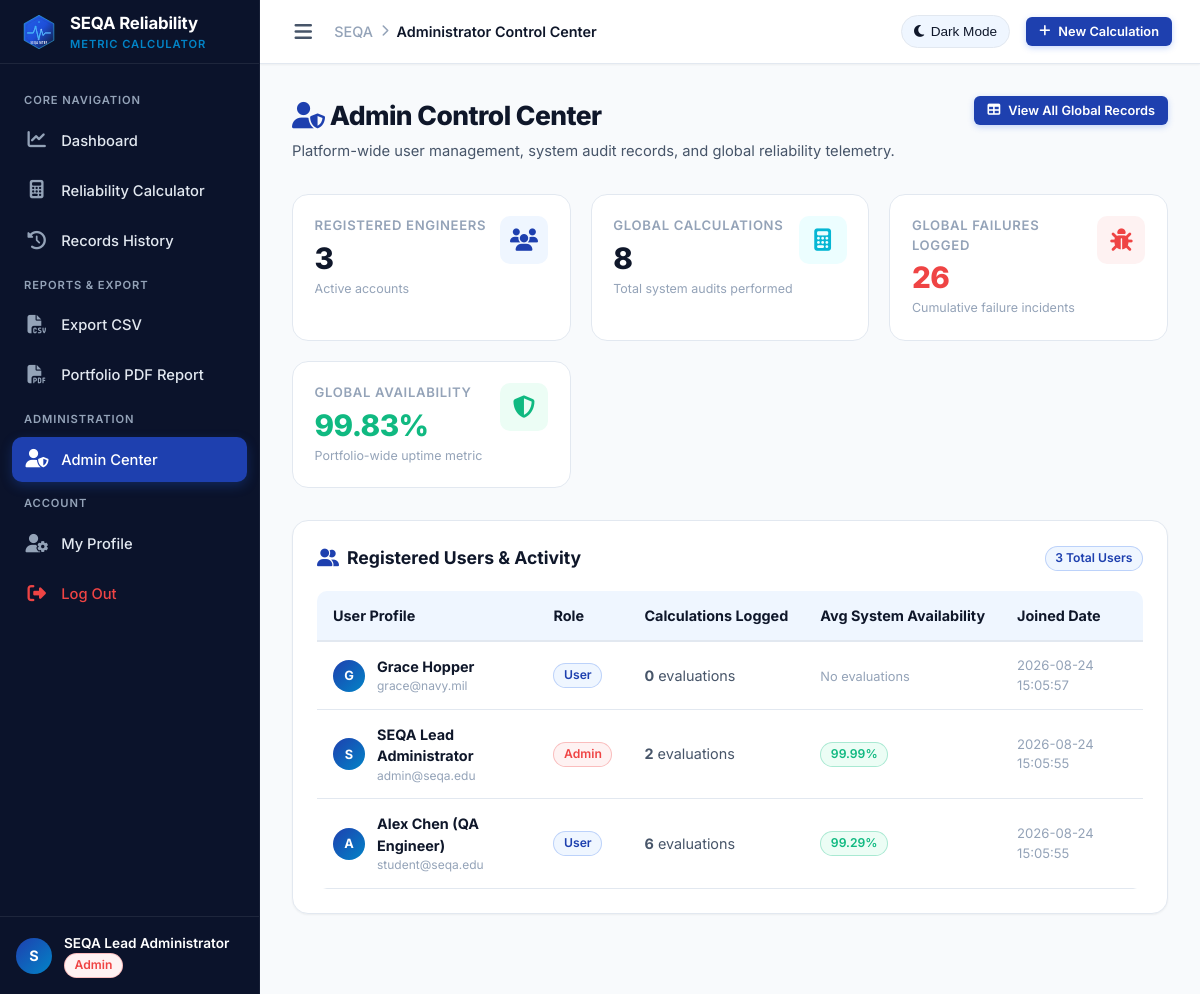
The page /admin (signed in) on the database its author committed.
### tables this page shows
CREATE TABLE users (
            id INTEGER PRIMARY KEY AUTOINCREMENT,
            name TEXT NOT NULL,
            email TEXT UNIQUE NOT NULL,
            password TEXT NOT NULL,
            role TEXT DEFAULT 'user',
            created_at TIMESTAMP DEFAULT CURRENT_TIMESTAMP
        );

### routes.py (the view)
@main_bp.route('/admin')
@admin_required
def admin_panel():
    users = models.list_all_users()
    stats = models.get_summary_stats()
    total_records = models.count_records()
    recent_records = models.get_records(limit=10)
    return render_template(
        'admin.html',
        users=users,
        stats=stats,
        total_records=total_records,
        recent_records=recent_records
    )

### models.py (called while the page is built)
def get_db(db_path=None):
    path = db_path or DB_FILE
    conn = sqlite3.connect(path)
    conn.row_factory = sqlite3.Row
    conn.execute("PRAGMA foreign_keys = ON")
    return conn

def get_user_by_id(user_id, db_path=None):
    conn = get_db(db_path)
    cursor = conn.cursor()
    cursor.execute("SELECT * FROM users WHERE id = ?", (user_id,))
    user = cursor.fetchone()
    conn.close()
    return user

def list_all_users(db_path=None):
    conn = get_db(db_path)
    cursor = conn.cursor()
    cursor.execute("""
        SELECT u.id, u.name, u.email, u.role, u.created_at,
               COUNT(r.id) AS record_count,
               AVG(r.availability) AS avg_user_availability
        FROM users u
        LEFT JOIN reliability_records r ON u.id = r.user_id
        GROUP BY u.id
        ORDER BY u.created_at DESC
    """)
    users = cursor.fetchall()
    conn.close()
    return users

def count_records(user_id=None, search=None, category=None, db_path=None):
    conn = get_db(db_path)
    cursor = conn.cursor()
    query = "SELECT COUNT(*) AS total FROM reliability_records r WHERE 1=1"
    params = []
    if user_id is not None:
        query += " AND r.user_id = ?"
        params.append(user_id)
    if search:
        query += " AND (r.system_name LIKE ? OR r.notes LIKE ? OR r.category LIKE ?)"
        pattern = f"%{search.strip()}%"
        params.extend([pattern, pattern, pattern])
    if category and category != 'All':
        query += " AND r.category = ?"
        params.append(category.strip())
    cursor.execute(query, params)
    total = cursor.fetchone()['total']
    conn.close()
    return total

### routes.py (called while the page is built)
def admin_required(f):
    @wraps(f)
    def decorated_function(*args, **kwargs):
        if 'user_id' not in session:
            flash("Please log in to access this page.", "warning")
            return redirect(url_for('main.login'))
        if session.get('user_role') != 'admin':
            flash("Access denied. Admin privileges are required.", "danger")
            return redirect(url_for('main.dashboard'))
        return f(*args, **kwargs)
    return decorated_function

@main_bp.app_context_processor
def inject_global_vars():
    user = None
    if 'user_id' in session:
        user = models.get_user_by_id(session['user_id'])
    return {
        'current_user': user,
        'current_year': datetime.now().year,
        'app_name': "Software Reliability Metric Calculator",
        'subject_code': "SEQA - CS601"
    }

### templates/admin.html (shortened to what this page needs)
{% extends "base.html" %}
{% block page_name %}Administrator Control Center{% endblock %}
{% block content %}
<div class="page-header">
  <div>
    <h1 class="page-title"><i class="fas fa-user-shield" style="color: var(--primary);"></i> Admin Control Center</h1>
    <p class="page-subtitle">Platform-wide user management, system audit records, and global reliability telemetry.</p>
  </div>
  <div>
    <a href="{{ url_for('main.history', view_all=1) }}" class="btn btn-primary btn-sm">
      <i class="fas fa-table"></i> View All Global Records
    </a>
  </div>
</div>
<div class="metrics-grid">
  <div class="stat-card">
    <div class="stat-info">
      <span class="stat-label">Registered Engineers</span>
      <div class="stat-value">{{ users | length }}</div>
      <span class="stat-subtext">Active accounts</span>
    </div>
    <div class="stat-icon-wrapper icon-blue">
      <i class="fas fa-users"></i>
    </div>
  </div>
  <div class="stat-card">
    <div class="stat-info">
      <span class="stat-label">Global Calculations</span>
      <div class="stat-value">{{ total_records }}</div>
      <span class="stat-subtext">Total system audits performed</span>
    </div>
    <div class="stat-icon-wrapper icon-cyan">
      <i class="fas fa-calculator"></i>
    </div>
  </div>
  <div class="stat-card">
    <div class="stat-info">
      <span class="stat-label">Global Failures Logged</span>
      <div class="stat-value" style="color: var(--danger);">{{ stats.total_failures }}</div>
      <span class="stat-subtext">Cumulative failure incidents</span>
    </div>
    <div class="stat-icon-wrapper icon-rose">
      <i class="fas fa-bug"></i>
    </div>
  </div>
  <div class="stat-card">
    <div class="stat-info">
      <span class="stat-label">Global Availability</span>
      <div class="stat-value" style="color: var(--success);">{{ stats.system_wide_availability }}%</div>
      <span class="stat-subtext">Portfolio-wide uptime metric</span>
    </div>
    <div class="stat-icon-wrapper icon-green">
      <i class="fas fa-shield-alt"></i>
    </div>
  </div>
</div>
<div class="card" style="margin-bottom: 2rem;">
  <div class="card-header">
    <h2 class="card-title">
      <i class="fas fa-user-friends"></i> Registered Users & Activity
    </h2>
    <span class="badge badge-primary">{{ users | length }} Total Users</span>
  </div>
  <div class="table-responsive">
    <table class="data-table">
      <thead>
        <tr>
          <th>User Profile</th>
          <th>Role</th>
          <th>Calculations Logged</th>
          <th>Avg System Availability</th>
          <th>Joined Date</th>
        </tr>
      </thead>
      <tbody>
        {% for u in users %}
        <tr>
          <td>
            <div style="display: flex; align-items: center; gap: 0.75rem;">
              <div class="user-avatar-sm" style="width: 32px; height: 32px; font-size: 0.8rem;">
                {{ u.name[0] | upper }}
              </div>
              <div>
                <div style="font-weight: 700; color: var(--text-primary);">{{ u.name }}</div>
                <div style="font-size: 0.75rem; color: var(--text-muted);">{{ u.email }}</div>
              </div>
            </div>
          </td>
          <td>
            <span class="badge {% if u.role == 'admin' %}badge-danger{% else %}badge-primary{% endif %}">
              {{ u.role | capitalize }}
            </span>
          </td>
          <td><b>{{ u.record_count }}</b> evaluations</td>
          <td>
            {% if u.avg_user_availability %}
              <span class="badge {% if u.avg_user_availability >= 99.0 %}badge-success{% else %}badge-warning{% endif %}">
                {{ "%.2f"|format(u.avg_user_availability) }}%
              </span>
            {% else %}
              <span style="color: var(--text-muted); font-size: 0.8rem;">No evaluations</span>
            {% endif %}
          </td>
          <td style="font-size: 0.82rem; color: var(--text-muted);">{{ u.created_at }}</td>
        </tr>
        {% endfor %}
      </tbody>
    </table>
  </div>
</div>
{% endblock %}

### templates/base.html (shortened to what this page needs)
<!DOCTYPE html>
<html lang="en" data-theme="light">
<head>
  <link rel="stylesheet" href="https://cdnjs.cloudflare.com/ajax/libs/font-awesome/6.4.2/css/all.min.css">
  <link rel="stylesheet" href="{{ url_for('static', filename='css/styles.css') }}">
</head>
<body>
  <div class="app-container">
    {% if session.get('user_id') %}
    <aside class="sidebar">
      <div class="sidebar-header">
        <img src="{{ url_for('static', filename='images/logo.svg') }}" alt="SEQA Logo" class="sidebar-logo">
        <div>
          <div class="sidebar-title">SEQA Reliability</div>
          <div class="sidebar-subtitle">Metric Calculator</div>
        </div>
      </div>
      <nav class="sidebar-nav">
        <div class="nav-section-title">Core Navigation</div>
        <a href="{{ url_for('main.dashboard') }}" class="nav-item {% if request.endpoint == 'main.dashboard' %}active{% endif %}">
          <i class="fas fa-chart-line"></i>
          <span>Dashboard</span>
        </a>
        <a href="{{ url_for('main.calculator') }}" class="nav-item {% if request.endpoint == 'main.calculator' %}active{% endif %}">
          <i class="fas fa-calculator"></i>
          <span>Reliability Calculator</span>
        </a>
        <a href="{{ url_for('main.history') }}" class="nav-item {% if request.endpoint == 'main.history' %}active{% endif %}">
          <i class="fas fa-history"></i>
          <span>Records History</span>
        </a>
        <div class="nav-section-title">Reports & Export</div>
        <a href="{{ url_for('main.export_csv') }}" class="nav-item" title="Download entire dataset as CSV">
          <i class="fas fa-file-csv"></i>
          <span>Export CSV</span>
        </a>
        <a href="{{ url_for('main.export_summary_pdf') }}" class="nav-item" title="Generate multi-system audit PDF">
          <i class="fas fa-file-pdf"></i>
          <span>Portfolio PDF Report</span>
        </a>
        {% if session.get('user_role') == 'admin' %}
        <div class="nav-section-title">Administration</div>
        <a href="{{ url_for('main.admin_panel') }}" class="nav-item {% if request.endpoint == 'main.admin_panel' %}active{% endif %}">
          <i class="fas fa-user-shield"></i>
          <span>Admin Center</span>
        </a>
        {% endif %}
        <div class="nav-section-title">Account</div>
        <a href="{{ url_for('main.profile') }}" class="nav-item {% if request.endpoint == 'main.profile' %}active{% endif %}">
          <i class="fas fa-user-cog"></i>
          <span>My Profile</span>
        </a>
        <a href="{{ url_for('main.logout') }}" class="nav-item" style="color: var(--danger);">
          <i class="fas fa-sign-out-alt" style="color: var(--danger);"></i>
          <span>Log Out</span>
        </a>
      </nav>
      <div class="sidebar-footer">
        <div class="user-avatar-sm">
          {{ session.get('user_name', 'U')[0] | upper }}
        </div>
        <div class="sidebar-user-info">
          <div class="sidebar-user-name">{{ session.get('user_name', 'User') }}</div>
          <div class="sidebar-user-role">
            <span class="badge {% if session.get('user_role') == 'admin' %}badge-danger{% else %}badge-primary{% endif %}">
              {{ session.get('user_role', 'user') | capitalize }}
            </span>
          </div>
        </div>
      </div>
    </aside>
    <div class="main-wrapper">
      <header class="topbar">
        <div class="topbar-left">
          <button class="menu-toggle-btn" id="sidebarToggleBtn" aria-label="Toggle navigation">
            <i class="fas fa-bars"></i>
          </button>
          <div class="breadcrumb-area">
            <span style="font-weight: 500;">SEQA</span>
            <i class="fas fa-chevron-right" style="font-size: 0.75rem;"></i>
            <span class="breadcrumb-active">{% block page_name %}Overview{% endblock %}</span>
          </div>
        </div>
        <div class="topbar-right">
          <button class="theme-btn" id="themeToggleBtn" title="Switch Theme">
            <i class="fas fa-moon" id="themeIcon"></i>
            <span id="themeText">Dark Mode</span>
          </button>
          <a href="{{ url_for('main.calculator') }}" class="btn btn-primary btn-sm">
            <i class="fas fa-plus"></i> New Calculation
          </a>
        </div>
      </header>
      <main class="page-content animate-fade-in">
        {% block content %}{% endblock %}
      </main>
    </div>
    {% else %}
    <main style="width: 100%;">
      {% block auth_content %}{% endblock %}
    </main>
    {% endif %}
  </div>
</body>
</html>

### rows shown on the page
users: get "SEQA Lead Administrator", get "Admin", name "S", name "SEQA Lead Administrator", email "admin@seqa.edu", role "Admin", record_count "2", avg_user_availability "99.99", created_at "2026-08-24 15:05:55"
users: name "G", name "Grace Hopper", email "grace@navy.mil", role "User", record_count "0", shows "No evaluations", created_at "2026-08-24 15:05:57"
users: name "A", name "Alex Chen (QA Engineer)", email "student@seqa.edu", role "User", record_count "6", avg_user_availability "99.29", created_at "2026-08-24 15:05:55"

### other values the page prints
{{ session.get('user_name', 'U')[0] | upper }} "S"
{{ users | length }} "3"
{{ total_records }} "8"
{{ stats.total_failures }} "26"
{{ stats.system_wide_availability }} "99.83"
